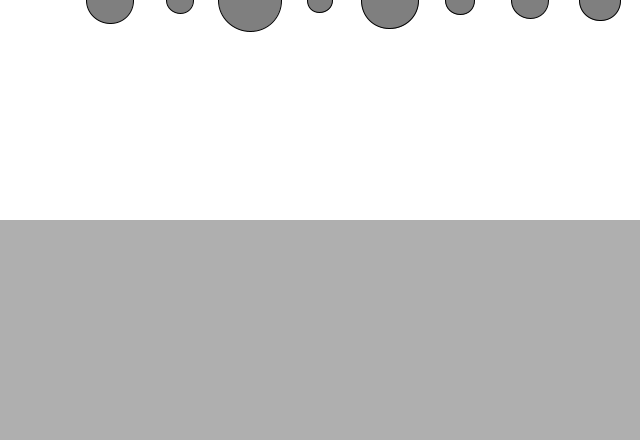
Frame 1 (no input)
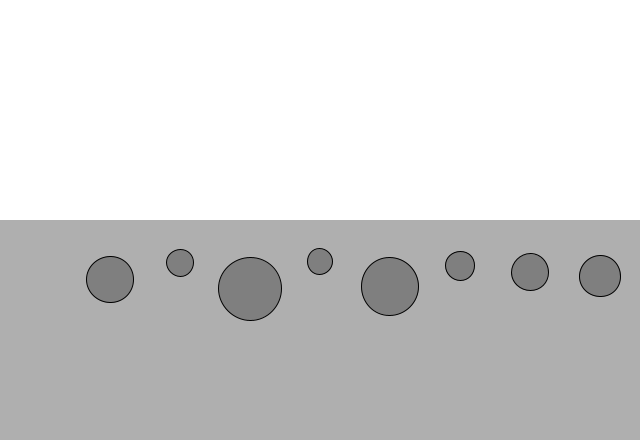
Frame 60 (the mouse pressed at the canvas centre just before this capture)
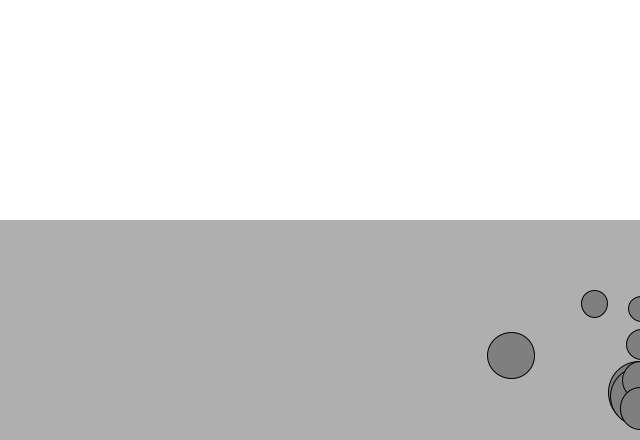
Frame 120 (the mouse held since frame 60 and released just before this capture)

The Processing sketch that drew these frames (run headless with seeded random() and noise(); from frame 60 on, the mouse is pressed at the canvas centre):

// Processing sketch: sketch_jumping_ball
// ── sketch_jumping_ball.pde
class Liquid{
  float x;
  float y;
  float w;
  float h;
 Liquid(float x_, float y_, float w_, float h_){
   this.x = x_;
   this.y = y_;
   this.w = w_;
   this.h = h_;
 }
 
 void show(){
   noStroke();
   fill(175);
   rect(x,y,w,h);
 }
 
 PVector calcDrag(Move mv){
   float speed = mv.velocity.mag();
   float dragMag = speed * speed *0.1;
   PVector drag = mv.velocity.copy();
   drag.setMag(dragMag);
   drag.mult(-1);
   
   return drag;
 }
 
 boolean contains(Move mv){
   PVector pos = mv.position;
   if(pos.y > this.y){
      return true;
   }
   return false;
 }

}


class Move {
  PVector position;
  PVector velocity = new PVector(0, 0);
  PVector accleration = new PVector(0, 0);
  float mass;
  Move(float x, float y, float mass_) {
    this.position = new PVector(x, y);
    mass = mass_;
  }

  void applyForce(PVector force) {
    PVector f = PVector.div(force, mass);
    this.accleration.add(f);
  }
  void update() {
    this.velocity.add(this.accleration);
    this.position.add(this.velocity);
    this.accleration.mult(0);
  }
  void show() {
    stroke(0);
    fill(127);
    circle(this.position.x, this.position.y, mass*13);
  }

  void checkEdge() {
    if (position.y > height) {
      position.y = height;
      velocity.y = velocity.y * -1;
    } 
    
    if (position.x > width){
      position.x = width;
      velocity.x = velocity.x * -1;
    } else if (position.x < 0){
      position.x = 0;
      velocity.x = velocity.x * -1;
    }
  }
}

Move mv[] = new Move[9];
Liquid lic;
void setup() {
  lic = new Liquid(0, height/2, width, height/2);
  size(640, 440);
  for(int i = 1; i < 9; i++){
    float mass = random(1, 5);
     mv[i] = new Move(40 + i * 70, 0, mass);
  }
}


void draw() {
  background(255);
  lic.show();
  for(int i = 1; i < 9; i++){ 
    PVector gravity = new PVector(0, 2);
    gravity.mult(mv[i].mass * 0.1);
    mv[i].applyForce(gravity);
    if(mousePressed){
       PVector wind = new PVector(5, 0);
       mv[i].applyForce(wind);
    }
  
    PVector drag = new PVector(0, 0);
    if(lic.contains(mv[i])){
      drag = lic.calcDrag(mv[i]);
    }
    mv[i].applyForce(drag);
    mv[i].update();
    mv[i].show();
    mv[i].checkEdge();
  }
}
